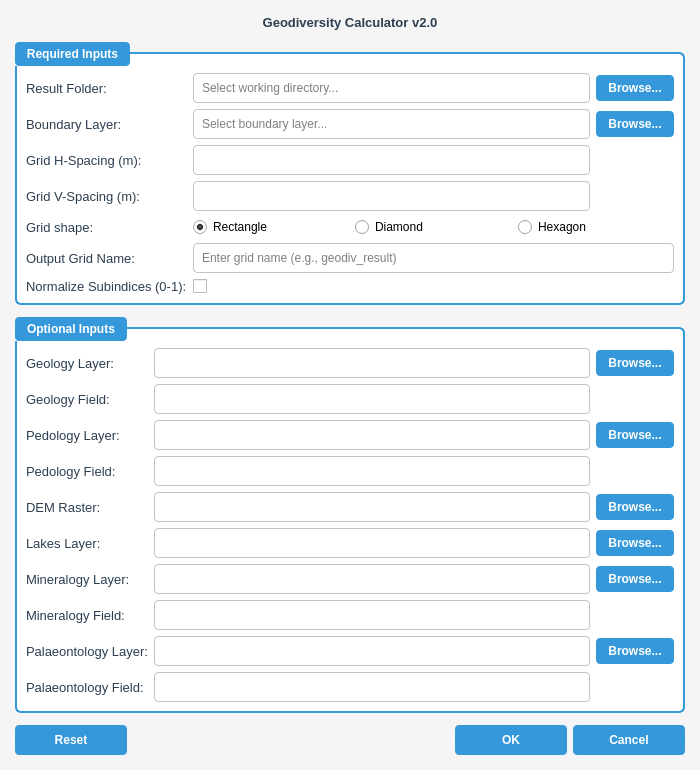
<?xml version="1.0" encoding="UTF-8"?>
<ui version="4.0">
 <class>GeodiversityCalculatorMaxProDialogBase</class>
 <widget class="QDialog" name="GeodiversityCalculatorMaxProDialogBase">
  <property name="geometry">
   <rect>
    <x>0</x>
    <y>0</y>
    <width>700</width>
    <height>750</height>
   </rect>
  </property>
  <property name="windowTitle">
   <string>Geodiversity Calculator v2.0</string>
  </property>
  <property name="styleSheet">
   <string>QDialog {
    background-color: #f5f5f5;
}
QGroupBox {
    font-weight: bold;
    border: 2px solid #3498db;
    border-radius: 6px;
    margin-top: 10px;
    padding-top: 10px;
    background-color: white;
}
QGroupBox::title {
    subcontrol-origin: margin;
    subcontrol-position: top left;
    padding: 5px 10px;
    color: #2c3e50;
    background-color: #3498db;
    color: white;
    border-radius: 4px;
}
QLabel {
    font-size: 10pt;
    color: #2c3e50;
}
QLineEdit {
    padding: 6px;
    border: 1px solid #bdc3c7;
    border-radius: 4px;
    background-color: white;
    font-size: 9pt;
}
QLineEdit:focus {
    border: 2px solid #3498db;
}
QLineEdit:disabled {
    background-color: #ecf0f1;
}
QPushButton {
    padding: 6px 12px;
    background-color: #3498db;
    color: white;
    border: none;
    border-radius: 4px;
    font-weight: bold;
    font-size: 9pt;
}
QPushButton:hover {
    background-color: #2980b9;
}
QPushButton:pressed {
    background-color: #1f5f8b;
}
QDialogButtonBox QPushButton {
    min-width: 80px;
    padding: 8px 16px;
}
   </string>
  </property>
  <layout class="QVBoxLayout" name="verticalLayout">
   
    <item>
     <widget class="QLabel" name="label_title">
      <property name="font">
       <font>
        <pointsize>14</pointsize>
        <bold>true</bold>
       </font>
      </property>
      <property name="text">
       <string>Geodiversity Calculator v2.0</string>
      </property>
      <property name="alignment">
       <set>Qt::AlignCenter</set>
      </property>
     </widget>
    </item>
<property name="spacing">
    <number>12</number>
   </property>
   <property name="leftMargin">
    <number>15</number>
   </property>
   <property name="topMargin">
    <number>15</number>
   </property>
   <property name="rightMargin">
    <number>15</number>
   </property>
   <property name="bottomMargin">
    <number>15</number>
   </property>
   <item>
    <widget class="QGroupBox" name="groupBox">
     <property name="title">
      <string>Required Inputs</string>
     </property>
     <layout class="QGridLayout" name="gridLayout">
      <item row="0" column="0">
       <widget class="QLabel" name="label_16">
        <property name="text">
         <string>Result Folder:</string>
        </property>
       </widget>
      </item>
      <item row="0" column="1">
       <widget class="QLineEdit" name="lineEdit_16">
        <property name="toolTip">
         <string>Folder where all output files will be saved</string>
        </property>
        <property name="placeholderText">
         <string>Select working directory...</string>
        </property>
       </widget>
      </item>
      <item row="0" column="2">
       <widget class="QPushButton" name="pushButton_14">
        <property name="text">
         <string>Browse...</string>
        </property>
       </widget>
      </item>
      <item row="1" column="0">
       <widget class="QLabel" name="label">
        <property name="text">
         <string>Boundary Layer:</string>
        </property>
       </widget>
      </item>
      <item row="1" column="1">
       <widget class="QLineEdit" name="lineEdit">
        <property name="toolTip">
         <string>Study area boundary polygon (GPKG or SHP format)</string>
        </property>
        <property name="placeholderText">
         <string>Select boundary layer...</string>
        </property>
       </widget>
      </item>
      <item row="1" column="2">
       <widget class="QPushButton" name="pushButton">
        <property name="text">
         <string>Browse...</string>
        </property>
       </widget>
      </item>
      <item row="2" column="0">
       <widget class="QLabel" name="label_3">
        <property name="text">
         <string>Grid H-Spacing (m):</string>
        </property>
       </widget>
      </item>
      <item row="2" column="1">
       <widget class="QLineEdit" name="lineEdit_3">
        <property name="text">
         <string/>
        </property>
        <property name="toolTip">
         <string>Grid cell width in meters.</string>
        </property>
       </widget>
      </item>
      <item row="3" column="0">
       <widget class="QLabel" name="label_4">
        <property name="text">
         <string>Grid V-Spacing (m):</string>
        </property>
       </widget>
      </item>
      <item row="3" column="1">
       <widget class="QLineEdit" name="lineEdit_4">
        <property name="text">
         <string/>
        </property>
        <property name="toolTip">
         <string>Grid cell height in meters.</string>
        </property>
       </widget>
      </item>
      <item row="6" column="0">
       <widget class="QLabel" name="label_14">
        <property name="text">
         <string>Normalize Subindices (0-1):</string>
        </property>
       </widget>
      </item>
      <item row="5" column="1" colspan="2">
       <widget class="QLineEdit" name="lineEdit_14">
        <property name="toolTip">
         <string>Name for the output grid file (without extension). Result will be saved as .gpkg</string>
        </property>
        <property name="placeholderText">
         <string>Enter grid name (e.g., geodiv_result)</string>
        </property>
       </widget>
      </item>

      
      <item row="4" column="0">
       <widget class="QLabel" name="label_gridshape">
        <property name="text">
         <string>Grid shape:</string>
        </property>
       </widget>
      </item>
      <item row="4" column="1" colspan="2">
       <widget class="QWidget" name="widget_gridshape" native="true">
        <layout class="QHBoxLayout" name="horizontalLayout_gridshape">
         <property name="leftMargin">
          <number>0</number>
         </property>
         <property name="topMargin">
          <number>0</number>
         </property>
         <property name="rightMargin">
          <number>0</number>
         </property>
         <property name="bottomMargin">
          <number>0</number>
         </property>
         <item>
          <widget class="QRadioButton" name="radioButton_rectangle">
           <property name="text">
            <string>Rectangle</string>
           </property>
           <property name="checked">
            <bool>true</bool>
           </property>
          </widget>
         </item>
         <item>
          <widget class="QRadioButton" name="radioButton_diamond">
           <property name="text">
            <string>Diamond</string>
           </property>
          </widget>
         </item>
         <item>
          <widget class="QRadioButton" name="radioButton_hexagon">
           <property name="text">
            <string>Hexagon</string>
           </property>
          </widget>
         </item>
        </layout>
       </widget>
      </item>

<item row="5" column="0">
       <widget class="QLabel" name="label_normalize">
        <property name="text">
         <string>Output Grid Name:</string>
        </property>
       </widget>
      </item>
      <item row="6" column="1">
       <widget class="QCheckBox" name="checkBox_normalize">
        <property name="text">
         <string/>
        </property>
       </widget>
      </item>
     </layout>
    </widget>
   </item>
   <item>
    <widget class="QGroupBox" name="groupBox_2">
     <property name="title">
      <string>Optional Inputs</string>
     </property>
     <layout class="QGridLayout" name="gridLayout_2">
      <item row="0" column="0">
       <widget class="QLabel" name="label_5">
        <property name="text">
         <string>Geology Layer:</string>
        </property>
       </widget>
      </item>
      <item row="0" column="1">
       <widget class="QLineEdit" name="lineEdit_5">
        <property name="toolTip">
         <string>Geological polygon layer (GPKG or SHP). Optional - contributes to geology variety index</string>
        </property>
       </widget>
      </item>
      <item row="0" column="2">
       <widget class="QPushButton" name="pushButton_3">
        <property name="text">
         <string>Browse...</string>
        </property>
       </widget>
      </item>
      <item row="1" column="0">
       <widget class="QLabel" name="label_6">
        <property name="text">
         <string>Geology Field:</string>
        </property>
       </widget>
      </item>
      <item row="1" column="1">
       <widget class="QLineEdit" name="lineEdit_6">
        <property name="toolTip">
         <string>Attribute field name containing geological classification (e.g., GEOL_TYPE, Formation)</string>
        </property>
       </widget>
      </item>
      <item row="2" column="0">
       <widget class="QLabel" name="label_7">
        <property name="text">
         <string>Pedology Layer:</string>
        </property>
       </widget>
      </item>
      <item row="2" column="1">
       <widget class="QLineEdit" name="lineEdit_7">
        <property name="toolTip">
         <string>Soil/pedology polygon layer (GPKG or SHP). Optional - contributes to pedology variety index</string>
        </property>
       </widget>
      </item>
      <item row="2" column="2">
       <widget class="QPushButton" name="pushButton_5">
        <property name="text">
         <string>Browse...</string>
        </property>
       </widget>
      </item>
      <item row="3" column="0">
       <widget class="QLabel" name="label_8">
        <property name="text">
         <string>Pedology Field:</string>
        </property>
       </widget>
      </item>
      <item row="3" column="1">
       <widget class="QLineEdit" name="lineEdit_8">
        <property name="toolTip">
         <string>Attribute field name containing soil type classification (e.g., SOIL_TYPE, Class)</string>
        </property>
       </widget>
      </item>
      <item row="4" column="0">
       <widget class="QLabel" name="label_9">
        <property name="text">
         <string>DEM Raster:</string>
        </property>
       </widget>
      </item>
      <item row="4" column="1">
       <widget class="QLineEdit" name="lineEdit_9">
        <property name="toolTip">
         <string>Digital Elevation Model raster (GeoTIFF). Optional - used for geomorphon and stream order analysis</string>
        </property>
       </widget>
      </item>
      <item row="4" column="2">
       <widget class="QPushButton" name="pushButton_7">
        <property name="text">
         <string>Browse...</string>
        </property>
       </widget>
      </item>
      <item row="5" column="0">
       <widget class="QLabel" name="label_17">
        <property name="text">
         <string>Lakes Layer:</string>
        </property>
       </widget>
      </item>
      <item row="5" column="1">
       <widget class="QLineEdit" name="lineEdit_17">
        <property name="toolTip">
         <string>Lakes/seas polygon layer (GPKG or SHP). Optional - adds water body diversity component</string>
        </property>
       </widget>
      </item>
      <item row="5" column="2">
       <widget class="QPushButton" name="pushButton_13">
        <property name="text">
         <string>Browse...</string>
        </property>
       </widget>
      </item>
      <item row="6" column="0">
       <widget class="QLabel" name="label_12">
        <property name="text">
         <string>Mineralogy Layer:</string>
        </property>
       </widget>
      </item>
      <item row="6" column="1">
       <widget class="QLineEdit" name="lineEdit_12">
        <property name="toolTip">
         <string>Mineralogy point layer (GPKG or SHP). Optional - mineral occurrence diversity</string>
        </property>
       </widget>
      </item>
      <item row="6" column="2">
       <widget class="QPushButton" name="pushButton_10">
        <property name="text">
         <string>Browse...</string>
        </property>
       </widget>
      </item>
      <item row="7" column="0">
       <widget class="QLabel" name="label_10">
        <property name="text">
         <string>Mineralogy Field:</string>
        </property>
       </widget>
      </item>
      <item row="7" column="1">
       <widget class="QLineEdit" name="lineEdit_10">
        <property name="toolTip">
         <string>Attribute field containing mineral type (e.g., MINERAL, Type)</string>
        </property>
       </widget>
      </item>
      <item row="8" column="0">
       <widget class="QLabel" name="label_13">
        <property name="text">
         <string>Palaeontology Layer:</string>
        </property>
       </widget>
      </item>
      <item row="8" column="1">
       <widget class="QLineEdit" name="lineEdit_13">
        <property name="toolTip">
         <string>Palaeontology/fossil point layer (GPKG or SHP). Optional - fossil occurrence diversity</string>
        </property>
       </widget>
      </item>
      <item row="8" column="2">
       <widget class="QPushButton" name="pushButton_11">
        <property name="text">
         <string>Browse...</string>
        </property>
       </widget>
      </item>
      <item row="9" column="0">
       <widget class="QLabel" name="label_11">
        <property name="text">
         <string>Palaeontology Field:</string>
        </property>
       </widget>
      </item>
      <item row="9" column="1">
       <widget class="QLineEdit" name="lineEdit_11">
        <property name="toolTip">
         <string>Attribute field containing fossil type (e.g., FOSSIL, Species)</string>
        </property>
       </widget>
      </item>
     </layout>
    </widget>
   </item>
   <item>
    <widget class="QDialogButtonBox" name="button_box">
     <property name="standardButtons">
      <set>QDialogButtonBox::Cancel|QDialogButtonBox::Ok|QDialogButtonBox::Reset</set>
     </property>
    </widget>
   </item>
  </layout>
 </widget>
 <resources/>
 <connections>
  <connection>
   <sender>button_box</sender>
   <signal>accepted()</signal>
   <receiver>GeodiversityCalculatorMaxProDialogBase</receiver>
   <slot>accept()</slot>
  </connection>
  <connection>
   <sender>button_box</sender>
   <signal>rejected()</signal>
   <receiver>GeodiversityCalculatorMaxProDialogBase</receiver>
   <slot>reject()</slot>
  </connection>
 </connections>
</ui>
